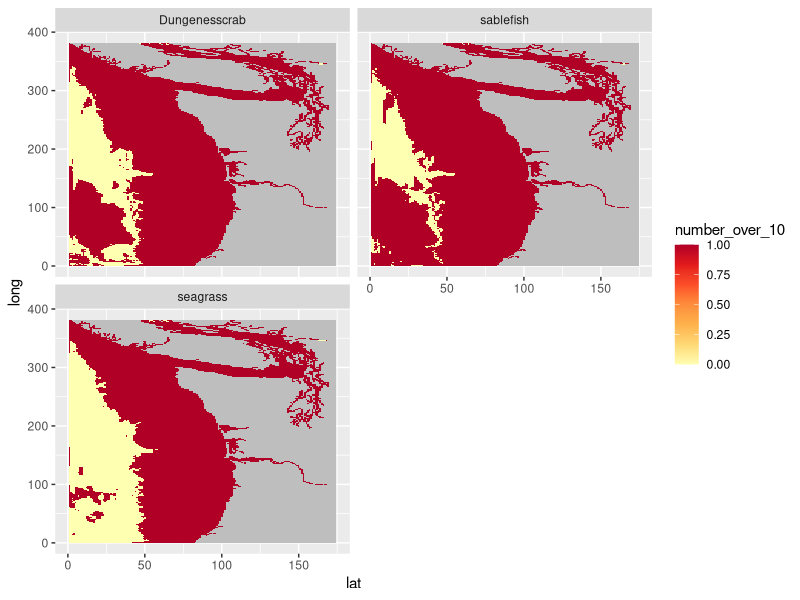
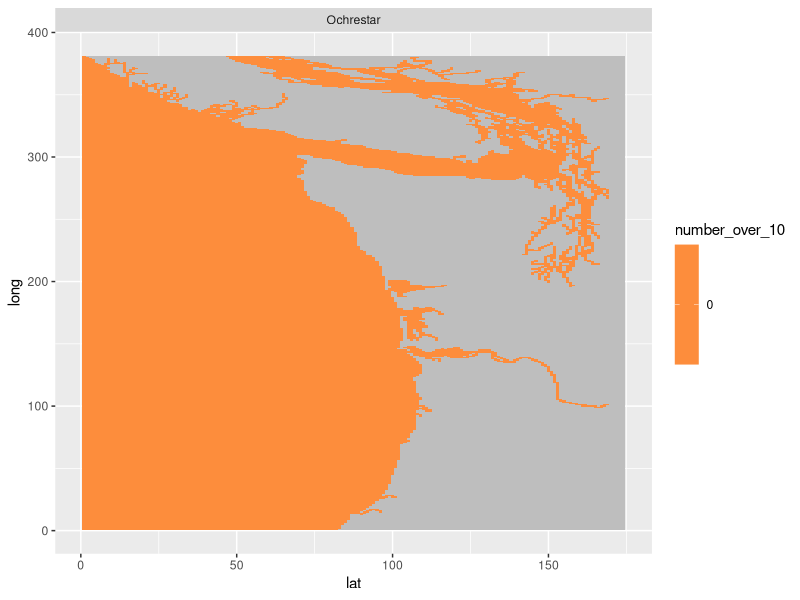
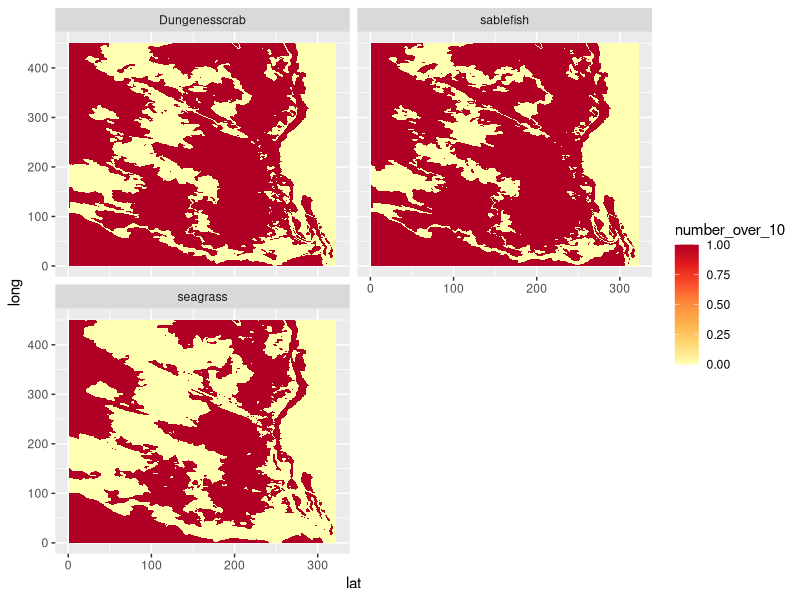
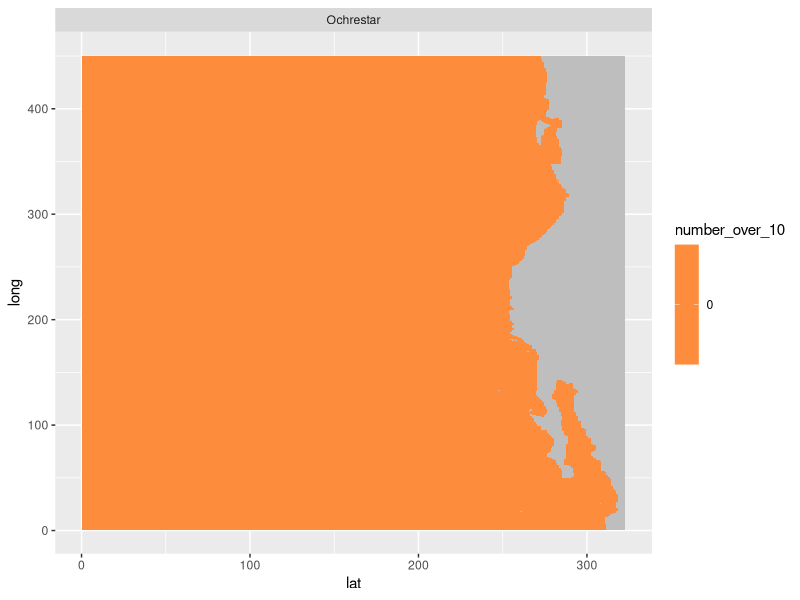

The R script that drew these images, in order:
# Goal: 
# was: where is there enough change to elicit 10% change in 1,2,3, .. 9 species in at least one biological response?
# in 30%?

#libraries
library(mgcv)
library(ggplot2)
library(dplyr)
library(tidyverse)
library(broom)
library(cowplot)
library(reshape2)
library(gridExtra)
library(RColorBrewer)

#read in sensitivity by study
setwd("/Users/Jennifer_Sunday/Dropbox/UW_Schmidt/data/")
sensitivity_by_group<-read_csv("processed_data/sensitivity_by_group.csv")

#read in benthic map 2km
littleoxybot<-read_csv("processed_data/2km_delta_oxy_bot.csv", col_names=F)

#reshape these into a long dataframe - bot layer
littleoxybot.df<-melt(littleoxybot) %>%
  mutate(lat=rep(1:dim(littleoxybot)[1], dim(littleoxybot)[2])) %>%
  separate(variable, c(NA, "long"), sep = "X", remove = TRUE) %>%
  mutate(long=as.numeric(long))%>%
  mutate(lat=as.numeric(lat))%>%
  mutate(latlong=paste(long, lat, sep="_"))

# calculate delta response for each species
#oxy - extract benthic species with oxy response data and add rows for other species
#and change species names so they will work as column names 
oxy_sens<-sensitivity_by_group %>%
  filter(treatment_var=="oxygen",
         zone=="benthic") %>%
  mutate(English_Name=gsub(" ","", English_Name)) %>%
  mutate(English_Name=gsub("&","", English_Name)) %>%
  mutate(English_Name=gsub("-","", English_Name))

#make a vector with weighted sensitivity titled by species name
oxy_sens<-oxy_sens %>%
  unite(., col=unique_response, English_Name, response_type, sep="_and_") %>% # make a new column comibining two columns, called unique response
  select(unique_response, weighted_sensitivity) 

#expand out these responses to the entire dataframe of oxy change, so every unique response has a lat_long
all_oxy_responses<-expand.grid(unique_response=oxy_sens$unique_response, 
                               latlong=littleoxybot.df$latlong)

#merge empty grid with environmental data, so all unique responses have lat_long and environemntal change
join_grid_and_botoxy<-left_join(all_oxy_responses, littleoxybot.df)
join_response_and_botoxy<-left_join(join_grid_and_botoxy,oxy_sens)
head(join_response_and_botoxy)

#make new column with % change
join_response_and_botoxy<-join_response_and_botoxy%>%
  mutate(percentchangeoxy=value*weighted_sensitivity*100) %>%
  mutate(no_env_data=ifelse(percentchangeoxy=="NaN", "no_data", "yes_data"))

#Now group by lat_long and species, then ask how many of each group are greater than 10% (need zeros)
oxybot_responses<-join_response_and_botoxy %>%
  separate(unique_response, sep="_and_", into=c("species", "response")) %>%
  group_by(species, latlong, no_env_data) %>%
  summarise(number_over_10=length(which(abs(percentchangeoxy)>10)),
            number_over_20=length(which(abs(percentchangeoxy)>20)),
            number_over_30=length(which(abs(percentchangeoxy)>30)),
            number_total=n()) %>%
  separate(latlong, sep="_", into=c("lat", "long")) %>%
  mutate(lat=as.numeric(lat), long=as.numeric(long)) %>%
  mutate(number_over_10=as.numeric(ifelse(no_env_data=="no_data", 
                                          "NA", number_over_10)),
         number_over_20=as.numeric(ifelse(no_env_data=="no_data", 
                                          "NA", number_over_20)),
         number_over_20=as.numeric(ifelse(no_env_data=="no_data", 
                                          "NA", number_over_30)))

oxybot_responses %>% 
  ggplot(aes(x = lat, y = long)) + geom_tile(aes(fill = number_over_10)) + 
  scale_fill_distiller(palette="YlOrRd", direction=1, na.value="grey") +
  facet_wrap(~species, nrow=2)

write_csv(oxybot_responses, "processed_data/oxybot_responses_2km.csv")

#read in 200 map
littleoxy200<-read_csv("processed_data/2km_delta_oxy_200m.csv", col_names=F)
#
#
#
#reshape these into a long dataframe - 200 layer
littleoxy200.df<-melt(littleoxy200) %>%
  mutate(lat=rep(1:dim(littleoxy200)[1], dim(littleoxy200)[2])) %>%
  separate(variable, c(NA, "long"), sep = "X", remove = TRUE) %>%
  mutate(long=as.numeric(long))%>%
  mutate(lat=as.numeric(lat))%>%
  mutate(latlong=paste(long, lat, sep="_"))

# calculate delta response for each species
#oxy - extract benthic species with oxy response data and add rows for other species
#and change species names so they will work as column names 
oxy_sens<-sensitivity_by_group %>%
  filter(treatment_var=="oxygen",
         zone=="pelagic") %>%
  mutate(English_Name=gsub(" ","", English_Name)) %>%
  mutate(English_Name=gsub("&","", English_Name)) %>%
  mutate(English_Name=gsub("-","", English_Name))

#make a vector with weighted sensitivity titled by species name
oxy_sens<-oxy_sens %>%
  unite(., col=unique_response, English_Name, response_type, sep="_and_") %>% # make a new column comibining two columns, called unique response
  select(unique_response, weighted_sensitivity) 

#expand out these responses to the entire dataframe of oxy change, so every unique response has a lat_long
all_oxy_responses<-expand.grid(unique_response=oxy_sens$unique_response, 
                               latlong=littleoxy200.df$latlong)

#merge empty grid with environmental data, so all unique responses have lat_long and environemntal change
join_grid_and_200oxy<-left_join(all_oxy_responses, littleoxy200.df)
join_response_and_200oxy<-left_join(join_grid_and_200oxy,oxy_sens)
head(join_response_and_200oxy)

#make new column with % change
join_response_and_200oxy<-join_response_and_200oxy%>%
  mutate(percentchangeoxy=value*weighted_sensitivity*100) %>%
  mutate(no_env_data=ifelse(percentchangeoxy=="NaN", "no_data", "yes_data"))

#Now group by lat_long and species, then ask how many of each group are greater than 10% (need zeros)
oxy200_responses<-join_response_and_200oxy %>%
  separate(unique_response, sep="_and_", into=c("species", "response")) %>%
  group_by(species, latlong, no_env_data) %>%
  summarise(number_over_10=length(which(abs(percentchangeoxy)>10)),
            number_over_20=length(which(abs(percentchangeoxy)>20)),
            number_over_30=length(which(abs(percentchangeoxy)>30)),
            number_total=n()) %>%
  separate(latlong, sep="_", into=c("lat", "long")) %>%
  mutate(lat=as.numeric(lat), long=as.numeric(long)) %>%
  mutate(number_over_10=as.numeric(ifelse(no_env_data=="no_data", 
                                          "NA", number_over_10)),
         number_over_20=as.numeric(ifelse(no_env_data=="no_data", 
                                          "NA", number_over_20)),
         number_over_20=as.numeric(ifelse(no_env_data=="no_data", 
                                          "NA", number_over_30)))

oxy200_responses %>% 
  ggplot(aes(x = lat, y = long)) + geom_tile(aes(fill = number_over_10)) + 
  scale_fill_distiller(palette="YlOrRd", direction=1, na.value="grey") +
  facet_wrap(~species, nrow=2)

write_csv(oxy200_responses, "processed_data/oxy200_responses_2km.csv")

#
#
#
#read in 12km bottom
oxybot_12<-read_csv("processed_data/12km_delta_oxy_bot.csv", col_names=F)

#reshape these into a long dataframe - bot layer
oxybot_12.df<-melt(oxybot_12) %>%
  mutate(lat=rep(1:dim(oxybot_12)[1], dim(oxybot_12)[2])) %>%
  separate(variable, c(NA, "long"), sep = "X", remove = TRUE) %>%
  mutate(long=as.numeric(long))%>%
  mutate(lat=as.numeric(lat))%>%
  mutate(latlong=paste(long, lat, sep="_"))

# calculate delta response for each species
#oxy - extract benthic species with oxy response data and add rows for other species
#and change species names so they will work as column names 
oxy_sens<-sensitivity_by_group %>%
  filter(treatment_var=="oxygen",
         zone=="benthic") %>%
  mutate(English_Name=gsub(" ","", English_Name)) %>%
  mutate(English_Name=gsub("&","", English_Name)) %>%
  mutate(English_Name=gsub("-","", English_Name))

#make a vector with weighted sensitivity titled by species name
oxy_sens<-oxy_sens %>%
  unite(., col=unique_response, English_Name, response_type, sep="_and_") %>% # make a new column comibining two columns, called unique response
  select(unique_response, weighted_sensitivity) 

#expand out these responses to the entire dataframe of oxy change, so every unique response has a lat_long
all_oxy_responses_12<-expand.grid(unique_response=oxy_sens$unique_response, 
                               latlong=oxybot_12.df$latlong)

#merge empty grid with environmental data, so all unique responses have lat_long and environemntal change
join_grid_and_botoxy_12<-left_join(all_oxy_responses_12, oxybot_12.df)
join_response_and_botoxy_12<-left_join(join_grid_and_botoxy_12,oxy_sens)
head(join_response_and_botoxy_12)

#make new column with % change
join_response_and_botoxy_12<-join_response_and_botoxy_12%>%
  mutate(percentchangeoxy=value*weighted_sensitivity*100) %>%
  mutate(no_env_data=ifelse(percentchangeoxy=="NaN", "no_data", "yes_data"))

#Now group by lat_long and species, then ask how many of each group are greater than 10% (need zeros)
oxybot_responses_12<-join_response_and_botoxy_12 %>%
  separate(unique_response, sep="_and_", into=c("species", "response")) %>%
  group_by(species, latlong, no_env_data) %>%
  summarise(number_over_10=length(which(abs(percentchangeoxy)>10)),
            number_over_20=length(which(abs(percentchangeoxy)>20)),
            number_over_30=length(which(abs(percentchangeoxy)>30)),
            number_total=n()) %>%
  separate(latlong, sep="_", into=c("lat", "long")) %>%
  mutate(lat=as.numeric(lat), long=as.numeric(long)) %>%
  mutate(number_over_10=as.numeric(ifelse(no_env_data=="no_data", 
                                                   "NA", number_over_10)),
         number_over_20=as.numeric(ifelse(no_env_data=="no_data", 
                                                     "NA", number_over_20)),
         number_over_30=as.numeric(ifelse(no_env_data=="no_data", 
                                                     "NA", number_over_30)))

oxybot_responses_12 %>% 
  ggplot(aes(x = lat, y = long)) + geom_tile(aes(fill = number_over_10)) + 
  scale_fill_distiller(palette="YlOrRd", direction=1, na.value="grey") +
  facet_wrap(~species, nrow=2)

write_csv(oxybot_responses_12, "processed_data/oxybot_responses_12km.csv")
#
#
#
#read in 12km 200tom
oxy200_12<-read_csv("processed_data/12km_delta_oxy_200m.csv", col_names=F)

#reshape these into a long dataframe - 200 layer
oxy200_12.df<-melt(oxy200_12) %>%
  mutate(lat=rep(1:dim(oxy200_12)[1], dim(oxy200_12)[2])) %>%
  separate(variable, c(NA, "long"), sep = "X", remove = TRUE) %>%
  mutate(long=as.numeric(long))%>%
  mutate(lat=as.numeric(lat))%>%
  mutate(latlong=paste(long, lat, sep="_"))

# calculate delta response for each species
#oxy - extract benthic species with oxy response data and add rows for other species
#and change species names so they will work as column names 
oxy_sens<-sensitivity_by_group %>%
  filter(treatment_var=="oxygen",
         zone=="pelagic") %>%
  mutate(English_Name=gsub(" ","", English_Name)) %>%
  mutate(English_Name=gsub("&","", English_Name)) %>%
  mutate(English_Name=gsub("-","", English_Name))

#make a vector with weighted sensitivity titled by species name
oxy_sens<-oxy_sens %>%
  unite(., col=unique_response, English_Name, response_type, sep="_and_") %>% # make a new column comibining two columns, called unique response
  select(unique_response, weighted_sensitivity) 

#expand out these responses to the entire dataframe of oxy change, so every unique response has a lat_long
all_oxy_responses_12<-expand.grid(unique_response=oxy_sens$unique_response, 
                                  latlong=oxy200_12.df$latlong)

#merge empty grid with environmental data, so all unique responses have lat_long and environemntal change
join_grid_and_200oxy_12<-left_join(all_oxy_responses_12, oxy200_12.df)
join_response_and_200oxy_12<-left_join(join_grid_and_200oxy_12,oxy_sens)
head(join_response_and_200oxy_12)

#make new column with % change
join_response_and_200oxy_12<-join_response_and_200oxy_12%>%
  mutate(percentchangeoxy=value*weighted_sensitivity*100) %>%
  mutate(no_env_data=ifelse(percentchangeoxy=="NaN", "no_data", "yes_data"))

#Now group by lat_long and species, then ask how many of each group are greater than 10% (need zeros)
oxy200_responses_12<-join_response_and_200oxy_12 %>%
  separate(unique_response, sep="_and_", into=c("species", "response")) %>%
  group_by(species, latlong, no_env_data) %>%
  summarise(number_over_10=length(which(abs(percentchangeoxy)>10)),
            number_over_20=length(which(abs(percentchangeoxy)>20)),
            number_over_30=length(which(abs(percentchangeoxy)>30)),
            number_total=n()) %>%
  separate(latlong, sep="_", into=c("lat", "long")) %>%
  mutate(lat=as.numeric(lat), long=as.numeric(long))  %>%
  mutate(number_over_10=as.numeric(ifelse(no_env_data=="no_data", 
                                          "NA", number_over_10)),
           number_over_20=as.numeric(ifelse(no_env_data=="no_data", 
                                            "NA", number_over_20)),
           number_over_20=as.numeric(ifelse(no_env_data=="no_data", 
                                            "NA", number_over_30)))

oxy200_responses_12 %>% 
  ggplot(aes(x = lat, y = long)) + geom_tile(aes(fill = number_over_10)) + 
  scale_fill_distiller(palette="YlOrRd", direction=1, na.value="grey") +
  facet_wrap(~species, nrow=2)

write_csv(oxy200_responses_12, "processed_data/oxy200_responses_12km.csv")
